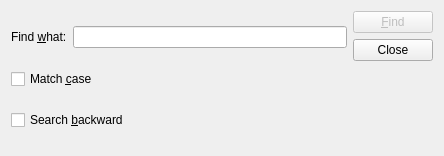
<?xml version="1.0" encoding="UTF-8"?>
<ui version="4.0">
 <class>bridge</class>
 <widget class="QWidget" name="bridge">
  <property name="geometry">
   <rect>
    <x>0</x>
    <y>0</y>
    <width>444</width>
    <height>156</height>
   </rect>
  </property>
  <property name="windowTitle">
   <string>Find</string>
  </property>
  <layout class="QHBoxLayout" name="horizontalLayout_2">
   <item>
    <layout class="QVBoxLayout" name="verticalLayout">
     <item>
      <layout class="QHBoxLayout" name="horizontalLayout">
       <item>
        <widget class="QLabel" name="label">
         <property name="text">
          <string>Find &amp;what:</string>
         </property>
         <property name="buddy">
          <cstring>lineEdit</cstring>
         </property>
        </widget>
       </item>
       <item>
        <widget class="QLineEdit" name="lineEdit"/>
       </item>
      </layout>
     </item>
     <item>
      <widget class="QCheckBox" name="caseCheckBox">
       <property name="text">
        <string>Match &amp;case</string>
       </property>
      </widget>
     </item>
     <item>
      <widget class="QCheckBox" name="backwardCheckBox">
       <property name="text">
        <string>Search &amp;backward</string>
       </property>
      </widget>
     </item>
    </layout>
   </item>
   <item>
    <layout class="QVBoxLayout" name="verticalLayout_2">
     <item>
      <widget class="QPushButton" name="findButton">
       <property name="enabled">
        <bool>false</bool>
       </property>
       <property name="text">
        <string>&amp;Find</string>
       </property>
       <property name="default">
        <bool>true</bool>
       </property>
      </widget>
     </item>
     <item>
      <widget class="QPushButton" name="closeButton">
       <property name="text">
        <string>Close</string>
       </property>
      </widget>
     </item>
     <item>
      <spacer name="verticalSpacer">
       <property name="orientation">
        <enum>Qt::Vertical</enum>
       </property>
       <property name="sizeHint" stdset="0">
        <size>
         <width>20</width>
         <height>40</height>
        </size>
       </property>
      </spacer>
     </item>
    </layout>
   </item>
  </layout>
 </widget>
 <resources/>
 <connections/>
</ui>
